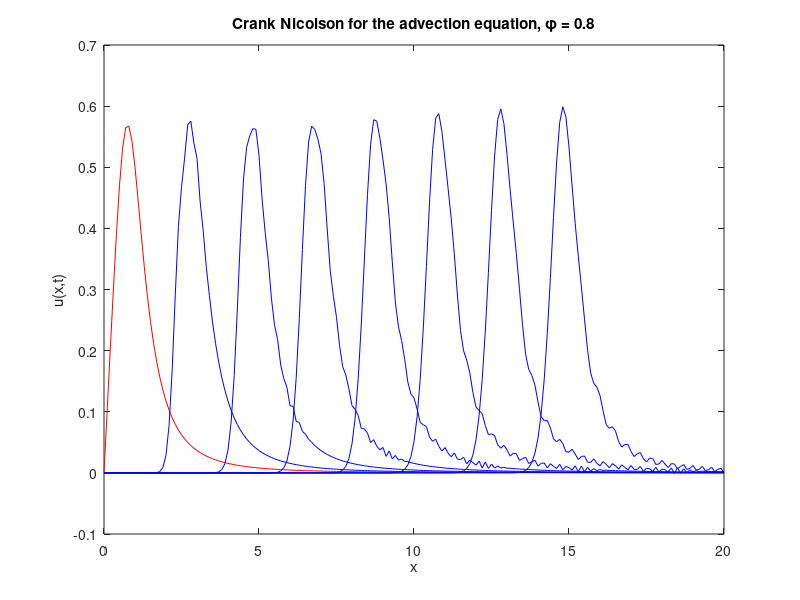

The MATLAB source for this figure:
% A MATLAB code that includes multiple methods of solving the advection equation.
% Written by Kevin Roberts
% Last updated on September 2024

clear all
close all
clc

% Set the parameters for the solution
L = 20; % length of solution domain (from zero)
J = 200; % number of grid points (not counting zero)
x = linspace(0, L, J+1); % set up a vector of x locations
dx = L/J; % size of a grid cell, delta x
c = 1; % advection speed (downward is stable is this is less than 0)
dt = 0.08; % size of time step, delta t
phi = c*dt/dx % phase speed

T = 15; % duraction of simulation
N = round(T/dt); % number of times to iterate simuation to get to time T

% setting the initial conditions for the various methods
u0 = x./(x.^4 + 1);
d0 = x./(x.^4 + 1);
c0 = x./(x.^4 + 1);
leap0 = x./(x.^4 + 1);
crank0 = x./(x.^4 + 1);

up = u0; 
down = d0;
centered = c0;
leapfrog = leap0;
crank = crank0;

%%
%%%%%%%%%%%%%%%%%%%%%%%%%%%%%%%%%%%%%%%%%%%%%%%
% Running the Upwind Method on u_x + cu_t = 0 %
%%%%%%%%%%%%%%%%%%%%%%%%%%%%%%%%%%%%%%%%%%%%%%%

plot(x, u0, 'r') % plot the IC

% add labels to the plot
xlabel('x'), ylabel('u(x,t)')
title(['Upwinding for the advection equation, \phi = ' num2str(c*dt/dx)])

for n = 1:N % beginning the for time loop

    up(1) = 0; % enforce the zero BC at x = 0

    for j = 2:J+1 % begin spatial loop; note that j = 1 is x = 0
        un(j) = up(j) - c*dt/dx*(up(j)-up(j-1));
    end % ending the spatial loop

    % to see results as an animation uncomment the line below and comment
    % the if - end statement

    % plot(x,u0,'r',x,un,'b'), pause(.1) % plots the next calculated time slice and the IC for reference. Makes this an animation

    if mod(n*dt,2) < dt % check if current time is close to a multiple of 2
        hold on, plot(x,un,'b'), hold off % if so, add a plot of current solution to existing plot
    end

    up = un; % reset present solution for next time step
end % end time loop

%%
%%%%%%%%%%%%%%%%%%%%%%%%%%%%%%%%%%%%%%%%%%%%%%%%%
% Running the Downwind Method on u_x + cu_t = 0 %
%%%%%%%%%%%%%%%%%%%%%%%%%%%%%%%%%%%%%%%%%%%%%%%%%

plot(x, d0, 'r') % plot the IC

% add labels to the plot
xlabel('x'), ylabel('u(x,t)')
title(['Downwinding for the advection equation, \phi = ' num2str(c*dt/dx)])

for n = 1:N % beginning the for time loop

    down(1) = 0; % enforce the zero BC at x = 0

    for j = 2:J % begin spatial loop; note that j = 1 is x = 0
        dn(j) = down(j) - c*dt/dx*(down(j+1)-down(j));
    end % ending the spatial loop

    dn(J+1) = 0; % setting another boundary condition

    % to see results as an animation uncomment the line below and comment
    % the if - end statement

    % plot(x,d0,'r',x,dn,'b'), pause(.1) % plots the next calculated time slice and the IC for reference. Makes this an animation

    if mod(n*dt,2) < dt % check if current time is close to a multiple of 2
        hold on, plot(x,dn,'b'), hold off % if so, add a plot of current solution to existing plot
    end

    down = dn; % reset present solution for next time step
end % end time loop

%%
%%%%%%%%%%%%%%%%%%%%%%%%%%%%%%%%%%%%%%%%%%%%%%%%%
% Running the Centered Method on u_x + cu_t = 0 %
%%%%%%%%%%%%%%%%%%%%%%%%%%%%%%%%%%%%%%%%%%%%%%%%%

plot(x, c0, 'r') % plot the IC

% add labels to the plot
xlabel('x'), ylabel('u(x,t)')
title(['Centering Method for the advection equation, \phi = ' num2str(c*dt/dx)])

for n = 1:N % beginning the for time loop

    centered(1) = 0; % enforce the zero BC at x = 0
    for j = 2:J % begin spatial loop; note that j = 1 is x = 0
        cn(j) = centered(j) - c*dt/(2*dx)*(centered(j+1)-centered(j-1));
    end % ending the spatial loop

    cn(J+1) = 0; % setting another boundary condition

    % to see results as an animation uncomment the line below and comment
    % the if - end statement

    % plot(x,c0,'r',x,cn,'b'), pause(.1) % plots the next calculated time slice and the IC for reference. Makes this an animation

    if mod(n*dt,2) < dt % check if current time is close to a multiple of 2
        hold on, plot(x,cn,'b'), hold off % if so, add a plot of current solution to existing plot
    end
    % 
    centered = cn; % reset present solution for next time step
end % end time loop

%%
%%%%%%%%%%%%%%%%%%%%%%%%%%%%%%%%%%%%%%%%%%%%%%%%%
% Running the LeapFrog Method on u_x + cu_t = 0 %
%%%%%%%%%%%%%%%%%%%%%%%%%%%%%%%%%%%%%%%%%%%%%%%%%

plot(x, leap0, 'r') % plot the IC

% add labels to the plot
xlabel('x'), ylabel('u(x,t)')
title(['Leap Frog Method for the advection equation, \phi = ' num2str(c*dt/dx)])

leap_all = leapfrog;

for n = 1:N % beginning the for time loop

    leapfrog(1) = 0; % enforce the zero BC at x = 0

    % using the upwind method for the first iteration
    if n == 1
        for j = 2:J+1 % begin spatial loop; note that j = 1 is x = 0
            leapn(j) = leapfrog(j) - c*dt/dx*(leapfrog(j)-leapfrog(j-1));
        end % ending the spatial loop
    else
        for j = 2:J % begin spatial loop; note that j = 1 is x = 0
            leapn(j) = leap_all((n+1)-2, j) - c*dt/(dx)*(leapfrog(j+1)-leapfrog(j-1));
        end % ending the spatial loop
    end

    ln(J+1) = 0; % setting another boundary condition

    % to see results as an animation uncomment the line below and comment
    % the if - end statement

    % plot(x,leap0,'r',x,leapn,'b'), pause(.01) % plots the next calculated time slice and the IC for reference. Makes this an animation

    if mod(n*dt,2) < dt % check if current time is close to a multiple of 2
        hold on, plot(x,leapn,'b'), hold off % if so, add a plot of current solution to existing plot
    end
    % 
    leap_all = [leap_all; leapn];
    leapfrog = leapn; % reset present solution for next time step
end % end time loop

%%
%%%%%%%%%%%%%%%%%%%%%%%%%%%%%%%%%%%%%%%%%%%%%%%%%%%
% Crank-Nicolson Method on the Advection Equation %
%%%%%%%%%%%%%%%%%%%%%%%%%%%%%%%%%%%%%%%%%%%%%%%%%%%

plot(x, crank0, 'r') % plot the IC
f = 0;

% add labels to the plot
xlabel('x'), ylabel('u(x,t)')
title(['Crank Nicolson for the advection equation, \phi = ' num2str(c*dt/dx)])

for n = 1:N % beginning the for time loop

    for j = 1:J+1 % begin spatial loop; note that j = 1 is x = 0
        
        if j == 1
            crankn(j) = (1-phi)/(1+phi)*crank(j) + f/(1+phi);
        else
            crankn(j) = -(1-phi)/(1+phi)*crankn(j-1) + (1-phi)/(1+phi)*crank(j) + crank(j-1)      
        end
    
    end % ending the spatial loop

    % to see results as an animation uncomment the line below and comment
    % the if - end statement

    % plot(x,u0,'r',x,crankn,'b'), pause(.1) % plots the next calculated time slice and the IC for reference. Makes this an animation

    if mod(n*dt,2) < dt % check if current time is close to a multiple of 2
        hold on, plot(x,crankn,'b'), hold off % if so, add a plot of current solution to existing plot
    end

    crank = crankn; % reset present solution for next time step
end % end time loop

%%
%%%%%%%%%%%%%%%%%%%%%%%%%%%%%%%%%%%%%%%%%%%%%%%%%
% Lax-Wendroff Method on the Advection Equation %
%%%%%%%%%%%%%%%%%%%%%%%%%%%%%%%%%%%%%%%%%%%%%%%%%
